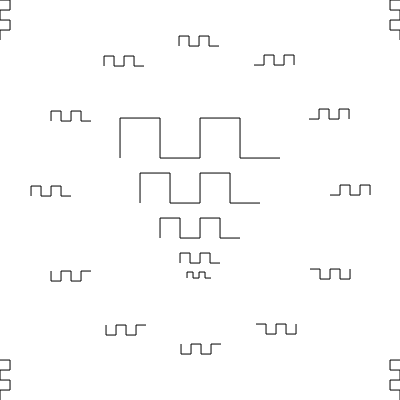
#> input picture images/snakes.png, 400 x 400 px
$ jupyter execute --allow-errors stackoverflow_challenges.ipynb   (shell and % lines are left out)
#> lines starting #> are read from the running program, lines starting #| are printed output that depends on the picture; after the words box and inside, x2 and y2 are one past the last pixel; in counts of white or black regions, pixels touching at a corner belong together; long printed decimals are rounded
[cell 1]
from __future__ import division, print_function

[cell 2]
import matplotlib.pyplot as plt
import numpy as np
from skimage import (filters, io, color, exposure, feature,
                     segmentation, morphology, img_as_float)

# Snakes

Based on http://stackoverflow.com/questions/8686926/python-image-processing-help-needed-for-corner-detection-in-preferably-pil-or/9173430#9173430

Consider the zig-zaggy snakes on the left (``../images/snakes.png``).  Write some code to find the begin- and end-points of each.

<div style="clear: both;"></div>

*Hints:*

1. Binarize and skeletonize (``morphology.skeletonize``)
2. Locate corners via convolution (``scipy.signal.convolve2d``)
3. Find intersections between corners and snakes (``np.logical_and``)

[cell 3]
from scipy import ndimage as ndi

image = color.rgb2gray(io.imread('../images/snakes.png'))
#> image: shape (400, 400) float64; min 0.22, max 1, mean 0.987

# Reduce all lines to one pixel thickness
snakes = morphology.skeletonize(image < 1).astype(np.uint8)
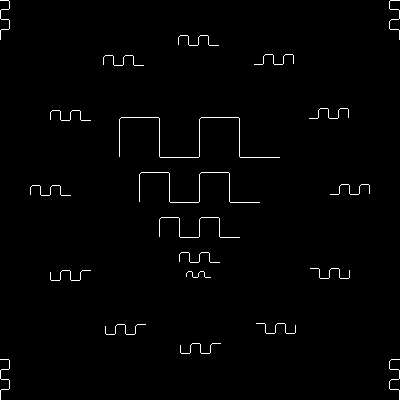
#> snakes: shape (400, 400); values 0 (black) and 1 (white), 1.2% white in thin lines or dots

# Find pixels with only one neighbor
neighbor_kernel = np.array([[1, 1, 1],
                            [1, 0, 1],
                            [1, 1, 1]])
num_neighbors = ndi.convolve(snakes, neighbor_kernel,
                             mode='constant')
corners = (num_neighbors == 1) & snakes
#> corners: shape (400, 400); values 0 (black) and 1 (white), 0.03% white in thin lines or dots

# Those are the start and end positions of the segments
rr, cc = np.nonzero(corners)
#> rr = 42 values from 0 to 399; cc = 42 values, max 399 at index 1, min 0 at index 0, mean 199.3

fig, ax = plt.subplots()
#> (the rest of this cell did not finish here and is left out)

# Parameters of a pill

(Based on StackOverflow http://stackoverflow.com/questions/28281742/fitting-a-circle-to-a-binary-image)

Consider a pill from the [NLM Pill Image Recognition Pilot](http://pir.nlm.nih.gov/pilot/instructions.html) (``../images/round_pill.jpg``).  Fit a circle to the pill outline and compute its area.

<div style="clear: both;"></div>

*Hints:*

1. Equalize (``exposure.equalize_*``)
2. Detect edges (``filter.canny`` or ``feature.canny``--depending on your version)
3. Fit the ``CircleModel`` using ``measure.ransac``.

[cell 4]
image = io.imread("../images/round_pill.jpg")
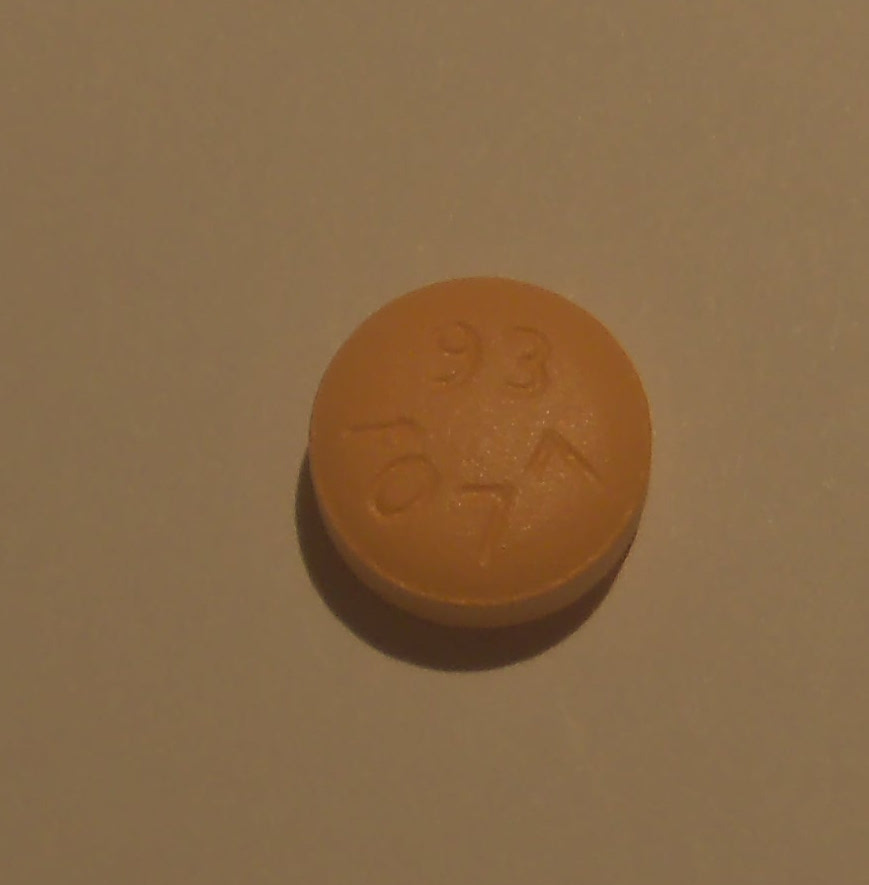
#> input picture images/round_pill.jpg, 869 x 885 px
#> image is the input picture: shape (885, 869, 3); mean R, G, B 135.2, 105.2, 71.4
image_equalized = exposure.equalize_adapthist(image)
edges = feature.canny(color.rgb2gray(image_equalized))
#> edges: shape (885, 869) bool; 0.6% white in thin lines or dots, all inside (x1, y1, x2, y2) = (294, 273, 835, 673)

f, (ax0, ax1, ax2) = plt.subplots(1, 3, figsize=(15, 8))
ax0.imshow(image)
ax1.imshow(image_equalized)
ax2.imshow(edges, cmap='gray');

[cell 5]
from skimage import measure
from matplotlib.patches import Circle

coords = np.column_stack(np.nonzero(edges))
#> coords = 4645 pairs, first value 273 to 672, second value 294 to 834

model, inliers = measure.ransac(coords, measure.CircleModel,
                                min_samples=3, residual_threshold=1,
                                max_trials=500)

print('Circle parameters:', model.params)
#| Circle parameters: (452.628, 480.624, 176.036)

row, col, radius = model.params
#> row = 452.6; col = 480.6; radius = 176

f, ax = plt.subplots()
ax.imshow(image, cmap='gray');
circle = Circle((col, row), radius=radius, edgecolor='C9', linewidth=2, fill=False)
ax.add_artist(circle);

# Viscous fingers

Based on StackOverflow: http://stackoverflow.com/questions/23121416/long-boundary-detection-in-a-noisy-image

Consider the fluid experiment on the right.  Determine any kind of meaningful boundary.

<div style="clear: both;"></div>

*Hints:*

1. Convert to grayscale
2. Try edge detection (``filters.canny``)
3. If edge detection fails, denoising is needed (try ``restoration.denoise_tv_bregman``)
4. Try edge detection (``filters.canny``)

[cell 6]
from skimage import restoration, color, io, feature, morphology

image = color.rgb2gray(io.imread('../images/fingers.png'))
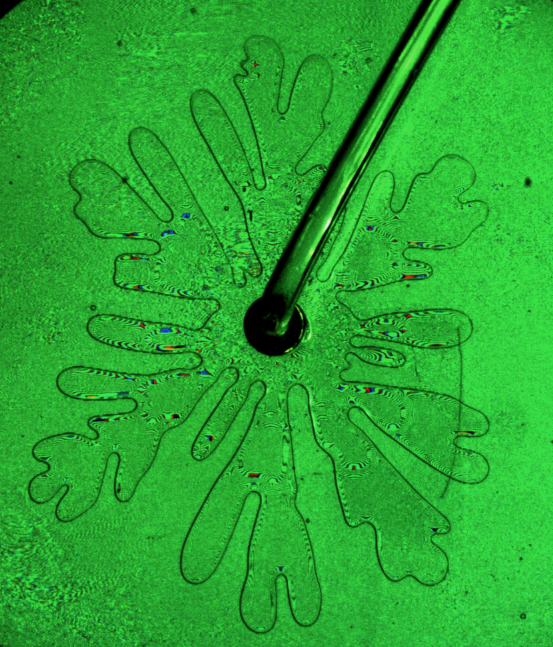
#> input picture images/fingers.png, 553 x 647 px
#> image: shape (647, 553) float64; min 0, max 0.905, mean 0.519
denoised = restoration.denoise_tv_bregman(image, 1)
edges = feature.canny(denoised, low_threshold=0.01, high_threshold=0.21)
#> edges: shape (647, 553) bool; 3.7% white in thin lines or dots

fig, (ax0, ax1) = plt.subplots(1, 2, figsize=(15, 10))
ax0.imshow(denoised, cmap='gray')
ax1.imshow(edges, cmap='gray')
for ax in (ax0, ax1):
    ax.set_axis_off()

# Counting coins

Based on StackOverflow http://stackoverflow.com/questions/28242274/count-number-of-objects-using-watershed-algorithm-scikit-image

Consider the coins image from the scikit-image example dataset, shown below.
Write a function to count the number of coins.

The procedure outlined here is a bit simpler than in the notebook lecture (and works just fine!)

<div style="clear: both;"></div>

*Hint:*

1. Equalize
2. Threshold (``filters.threshold_otsu``)
3. Remove objects touching boundary (``segmentation.clear_border``)
4. Apply morphological closing (``morphology.closing``)
5. Remove small objects (``measure.regionprops``)
6. Visualize (potentially using ``color.label2rgb``)

[cell 7]
from skimage import data
fig, ax = plt.subplots()
ax.imshow(data.coins(), cmap='gray');
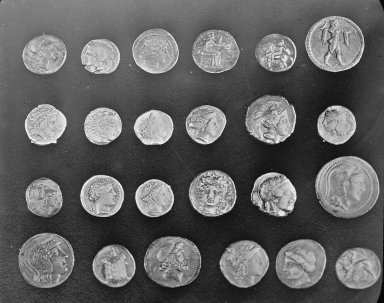
#> input picture skimage.data.coins(), 384 x 303 px

[cell 8]
from skimage import segmentation

image = data.coins()
#> image is the input picture: shape (303, 384); min 1, max 252, mean 96.9
equalized = exposure.equalize_adapthist(image)
binary0 = equalized > filters.threshold_otsu(equalized)
#> binary0: shape (303, 384) bool; 36.2% white; 136 white regions (106 under 20 px), largest, box (x1, y1, x2, y2) and area: (0, 0, 309, 32) 5333, (315, 156, 380, 217) 2952, (305, 16, 365, 72) 2452
binary1 = segmentation.clear_border(binary0)
#> binary1: shape (303, 384) bool; 31.2% white; 101 white regions (77 under 20 px), largest, box (x1, y1, x2, y2) and area: (315, 156, 380, 217) 2952, (305, 16, 365, 72) 2452, (18, 233, 75, 288) 2352
binary2 = morphology.closing(binary1, morphology.square(3))
#> binary2: shape (303, 384) bool; 33.2% white; 86 white regions (61 under 20 px), largest, box (x1, y1, x2, y2) and area: (315, 156, 380, 217) 3076, (305, 16, 365, 72) 2613, (18, 233, 75, 288) 2469

f, (ax0, ax1) = plt.subplots(1, 2)
ax0.imshow(image, cmap='gray')
ax1.imshow(edges, cmap='gray');

[cell 9]
labels = ndi.label(binary2)[0]
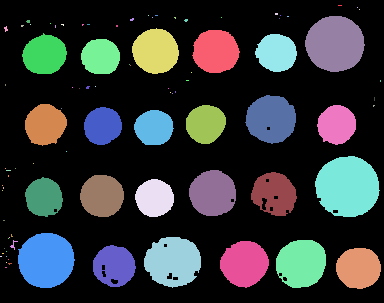
#> labels: shape (303, 384) int32; 89 distinct labels, from 0 to 88; one colour per label, 0 black
labels_big = morphology.remove_small_objects(labels)
#> labels_big: shape (303, 384) int32; 25 distinct labels, from 0 to 80
print("Number of coins:", len(np.unique(labels_big)[1:]))
#| Number of coins: 24

out = color.label2rgb(labels_big, image, bg_label=0)
fig, ax = plt.subplots()
ax.imshow(out);

# Color wheel

Based on http://stackoverflow.com/questions/21618252/get-blue-colored-contours-using-scikit-image-opencv/21661395#21661395


Consider the color wheel (``../images/color-wheel.jpg``) or the balloon (``../images/balloon.jpg``). Isolate all the blue-ish colors in the top quadrant.

[cell 10]
from skimage import img_as_float

image = img_as_float(io.imread('../images/color-wheel.jpg'))
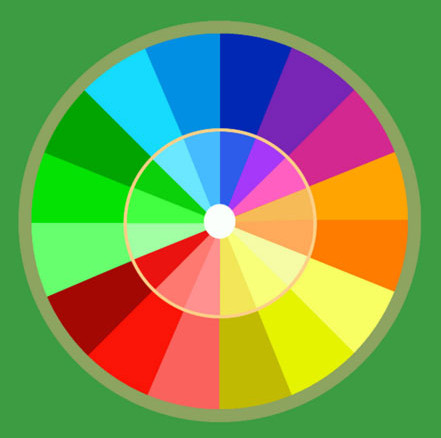
#> input picture images/color-wheel.jpg, 441 x 438 px
#> image: shape (438, 441, 3) float64

blue_lab = color.rgb2lab([[[0, 0, 1.]]])
light_blue_lab = color.rgb2lab([[[0, 1, 1.]]])
red_lab = color.rgb2lab([[[1, 0, 0.]]])
image_lab = color.rgb2lab(image)
#> image_lab: shape (438, 441, 3) float64; mean of channels 0, 1, 2 63.5, -13.5, 31.7

distance_blue = color.deltaE_cmc(blue_lab, image_lab, kL=0.5, kC=0.5)
distance_light_blue = color.deltaE_cmc(light_blue_lab, image_lab, kL=0.5, kC=0.5)
distance_red = color.deltaE_cmc(red_lab, image_lab, kL=0.5, kC=0.5)
distance = distance_blue + distance_light_blue - distance_red
distance = exposure.rescale_intensity(distance)

image_blue = image.copy()
image_blue[distance > 0.3] = 0

f, (ax0, ax1, ax2) = plt.subplots(1, 3, figsize=(10, 5))
ax0.imshow(image)
ax1.imshow(distance, cmap='gray')
ax2.imshow(image_blue)
plt.show()

# Hand-coin

Based on StackOverflow http://stackoverflow.com/questions/27910187/how-do-i-calculate-the-measurements-of-a-hand-using-scikit-image

Consider the image of the hand and the coin (``../images/hand-coin.jpg``). Roughly isolate the region of the hand and plot its orientation.

<div style="clear: both;"></div>

*Hint:*

1. Segment the image, using ``segmentation.slic``
2. Compute the region properties of the resulting labeled image
3. Select the largest and second largest (non-background) region--the hand and the coin
4. For the hand, use ``region.major_axis_length`` and ``region.orientation`` (where region
   is your region property) to plot its orientation

[cell 11]
image = io.imread("../images/hand-coin.jpg")
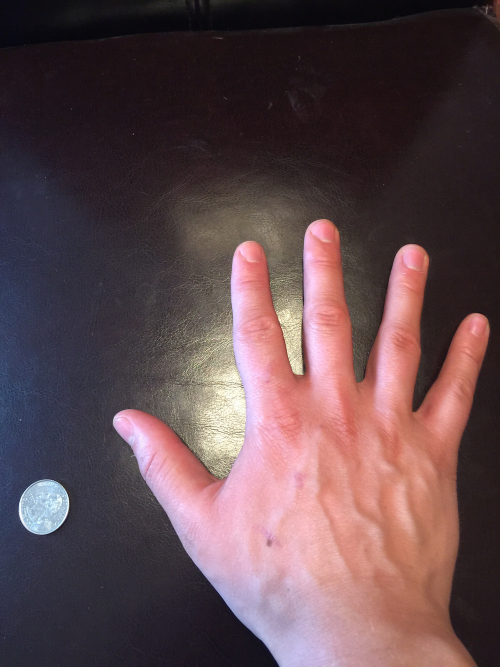
#> input picture images/hand-coin.jpg, 1000 x 1333 px (shown at 1/2 size)
#> image is the input picture: shape (1333, 1000, 3); mean R, G, B 96.2, 73.3, 77.5

label_image = segmentation.slic(image, n_segments=2)
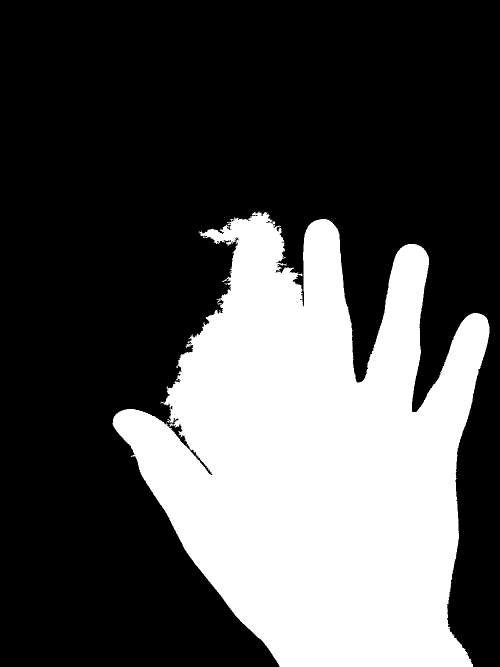
#> label_image: shape (1333, 1000) int64 (shown at 1/2 size); values 1 (black) and 2 (white), 31.8% white; 1 white region
label_image = measure.label(label_image)

regions = measure.regionprops(label_image)
#> regions = 2 regions; box (x1, y1, x2, y2) and area: (0, 0, 1000, 1333) 909304, (225, 423, 979, 1333) 423696
areas = [r.area for r in regions]
#> areas = [909304, 423696]
ix = np.argsort(areas)
#> ix = [1, 0]

hand = regions[ix[-1]]
coin = regions[ix[-2]]

selected_labels = np.zeros_like(image[..., 0], dtype=np.uint8)

fig, ax = plt.subplots(ncols=1, nrows=1, figsize=(8, 8))

for n, region in enumerate([hand, coin]):
    selected_labels[region.coords[:, 0], region.coords[:, 1]] = n + 2

    y0, x0 = region.centroid
    orientation = region.orientation

    x1 = x0 + np.cos(orientation) * 0.5 * region.major_axis_length
    y1 = y0 - np.sin(orientation) * 0.5 * region.major_axis_length
    x2 = x0 - np.sin(orientation) * 0.5 * region.minor_axis_length
    y2 = y0 - np.cos(orientation) * 0.5 * region.minor_axis_length

    ax.plot((x0, x1), (y0, y1), '-r', linewidth=2.5)
    ax.plot((x0, x2), (y0, y2), '-r', linewidth=2.5)
    ax.plot(x0, y0, '.g', markersize=15)
#> this loop made 2 passes
#> (y0, x0, orientation, x1, y1, x2, y2) on passes 1 to 2: (548.8, 437, -0.379, 1181.4, 845.4, 655.4, 0.815), (917.5, 633.6, 0.201, 1077.1, 827.4, 568.8, 598.4)
#> selected_labels: shape (1333, 1000); values 2 (black) and 3 (white), 31.8% white; 1 white region, box (x1, y1, x2, y2) and area: (225, 423, 979, 1333) 423696

image_label_overlay = color.label2rgb(selected_labels, image=image, bg_label=0)
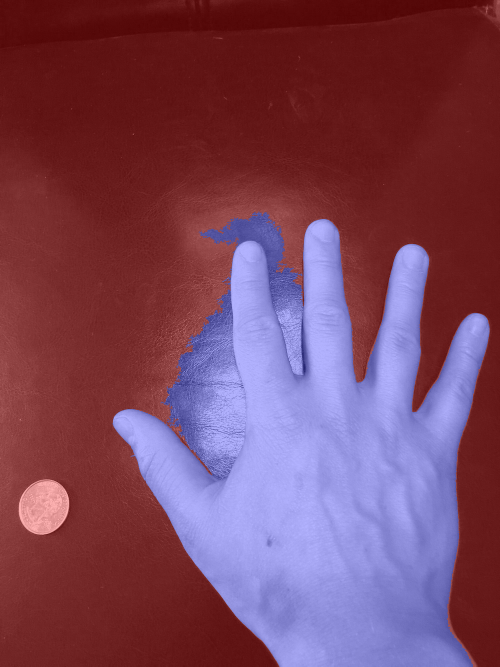
#> image_label_overlay: shape (1333, 1000, 3) float64 (shown at 1/2 size); mean R, G, B 0.48, 0.275, 0.371
ax.imshow(image_label_overlay, cmap='gray')
ax.axis('image')
plt.show()
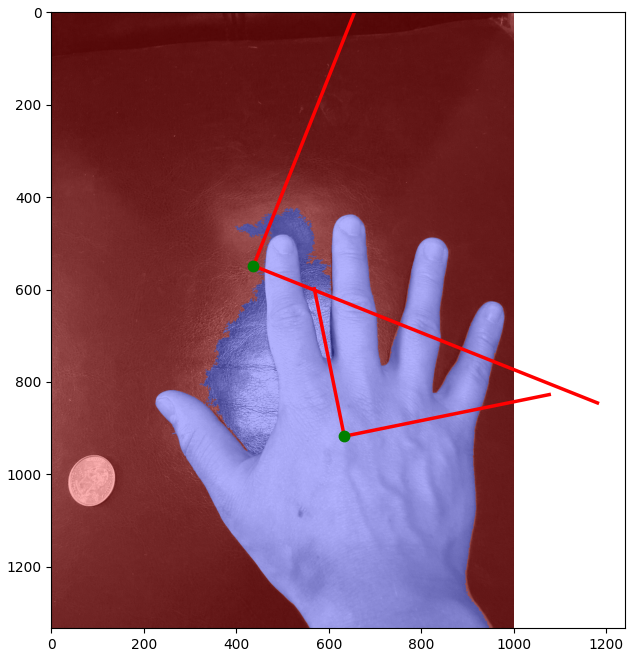
#> figure drawn by matplotlib, 1 panel
